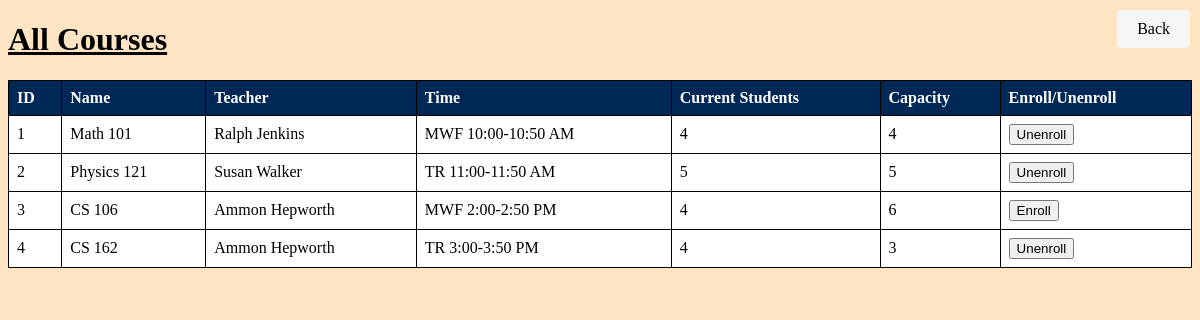
Page /all-courses (signed in) on the committed database.
### login_example.py (models this page shows)
class Course(db.Model):
    id = db.Column(db.Integer, primary_key=True)
    name = db.Column(db.String(100), nullable=False)
    teacher = db.Column(db.String(100), nullable=False)
    time = db.Column(db.String(100), nullable=False)
    current_students = db.Column(db.Integer, default=0)
    capacity = db.Column(db.Integer, nullable=False)
    users = db.relationship("User", secondary="user_course" ,backref="Course")
    grades = db.relationship("Grade", backref="Course")

### login_example.py (the view)
@app.route('/all-courses')
@login_required
def all_courses():
    courses = Course.query.all()
    user = User.query.filter_by(username=current_user.username).first()
    return render_template('all_courses.html', courses=courses, user = user)

### login_example.py (called while the page is built)
@login_manager.user_loader
def load_user(user_id):
    return User.query.get(int(user_id))

### templates/all_courses.html (shortened to what this page needs)
<!DOCTYPE html>
<html lang="en">
<head>
</head>
<body>
    <h1>All Courses</h1>
    <table>
        <thead>
            <tr>
                <th>ID</th>
                <th>Name</th>
                <th>Teacher</th>
                <th>Time</th>
                <th>Current Students</th>
                <th>Capacity</th>
                <th>Enroll/Unenroll</th>
            </tr>
        </thead>
        <tbody>
            {% for course in courses %}
            <tr>
                <td>{{ course.id }}</td>
                <td>{{ course.name }}</td>
                <td>{{ course.teacher }}</td>
                <td>{{ course.time }}</td>
                <td>{{ course.current_students }}</td>
                <td>{{ course.capacity }}</td>
                <td>
                    <form action="/enroll_course" method="POST">
                    {% if course.current_students <= course.capacity or user in course.users%}
                        {% if user in course.users %}
                            <button type="submit">Unenroll</button>
                        {% else %}
                            <button type="submit">Enroll</button>
                        {% endif %}
                    {% endif %}
                    </form>
                </td>
            </tr>
            {% endfor %}
        </tbody>
    </table>
    <a href="{{ url_for('courses') }}" class="back">Back</a>
</body>
</html>

### templates/all_courses.html (style rules this page uses)
table { border-collapse: collapse; width: 100%; background-color: white; }
th, td { border: 1px solid black; text-align: left; padding: 8px; }
th { background-color: #002856; color: white; }
tr:nth-child(even) { background-color: white; }
a { color: #002856; text-decoration: none; }
.back { position: fixed; top: 10px; right: 10px; padding: 10px 20px; background-color: whitesmoke; color: black; text-decoration: none; border-radius: 4px; }
body { background-color: bisque; }
h1 { text-decoration: underline; }

### rows in the picture
Course: id "1", name "Math 101", teacher "Ralph Jenkins", time "MWF 10:00-10:50 AM", current_students "4", capacity "4", shows "Unenroll"
Course: id "2", name "Physics 121", teacher "Susan Walker", time "TR 11:00-11:50 AM", current_students "5", capacity "5", shows "Unenroll"
Course: id "3", name "CS 106", teacher "Ammon Hepworth", time "MWF 2:00-2:50 PM", current_students "4", capacity "6", shows "Enroll"
Course: id "4", name "CS 162", teacher "Ammon Hepworth", time "TR 3:00-3:50 PM", current_students "4", capacity "3", shows "Unenroll"
